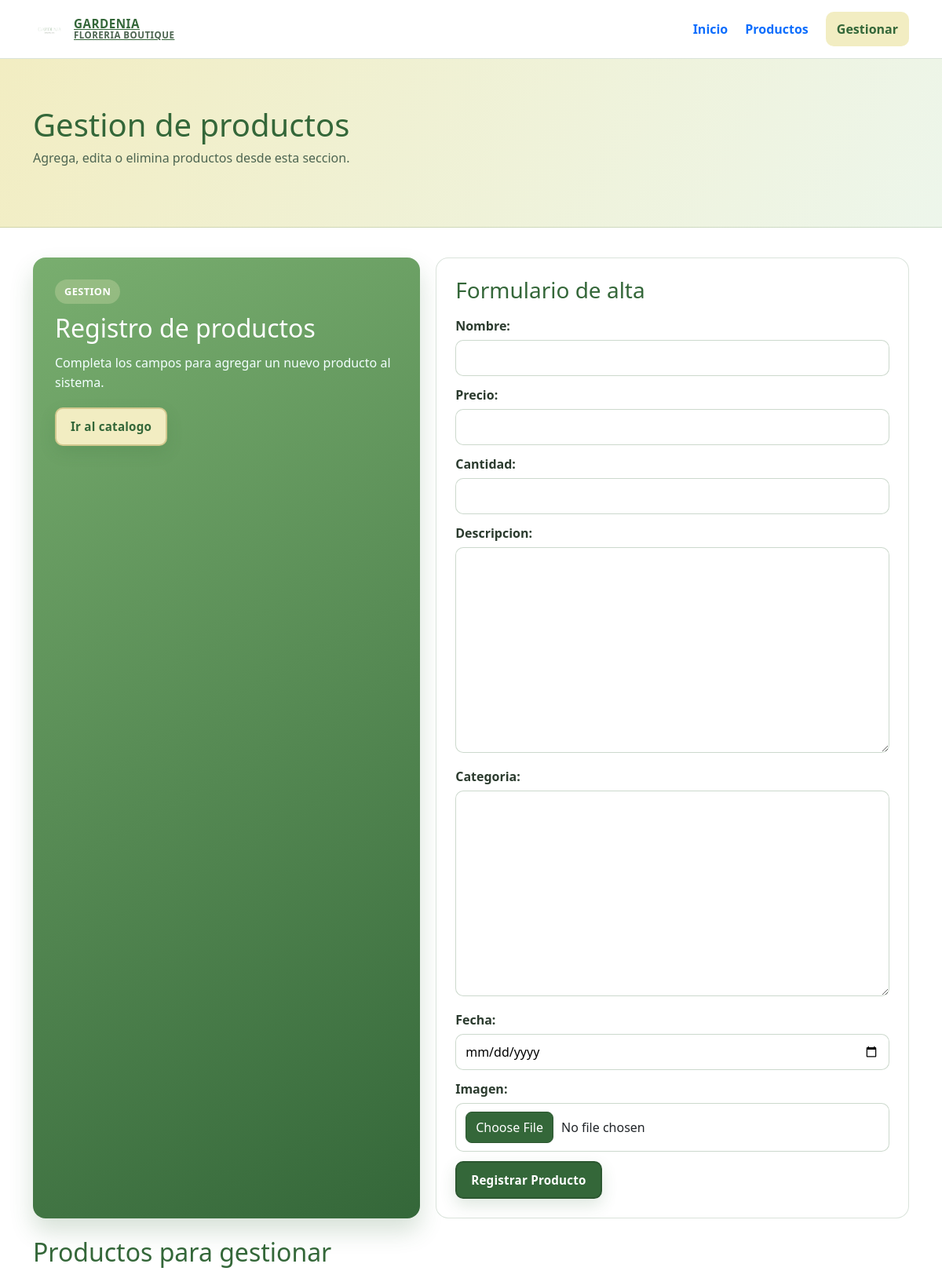
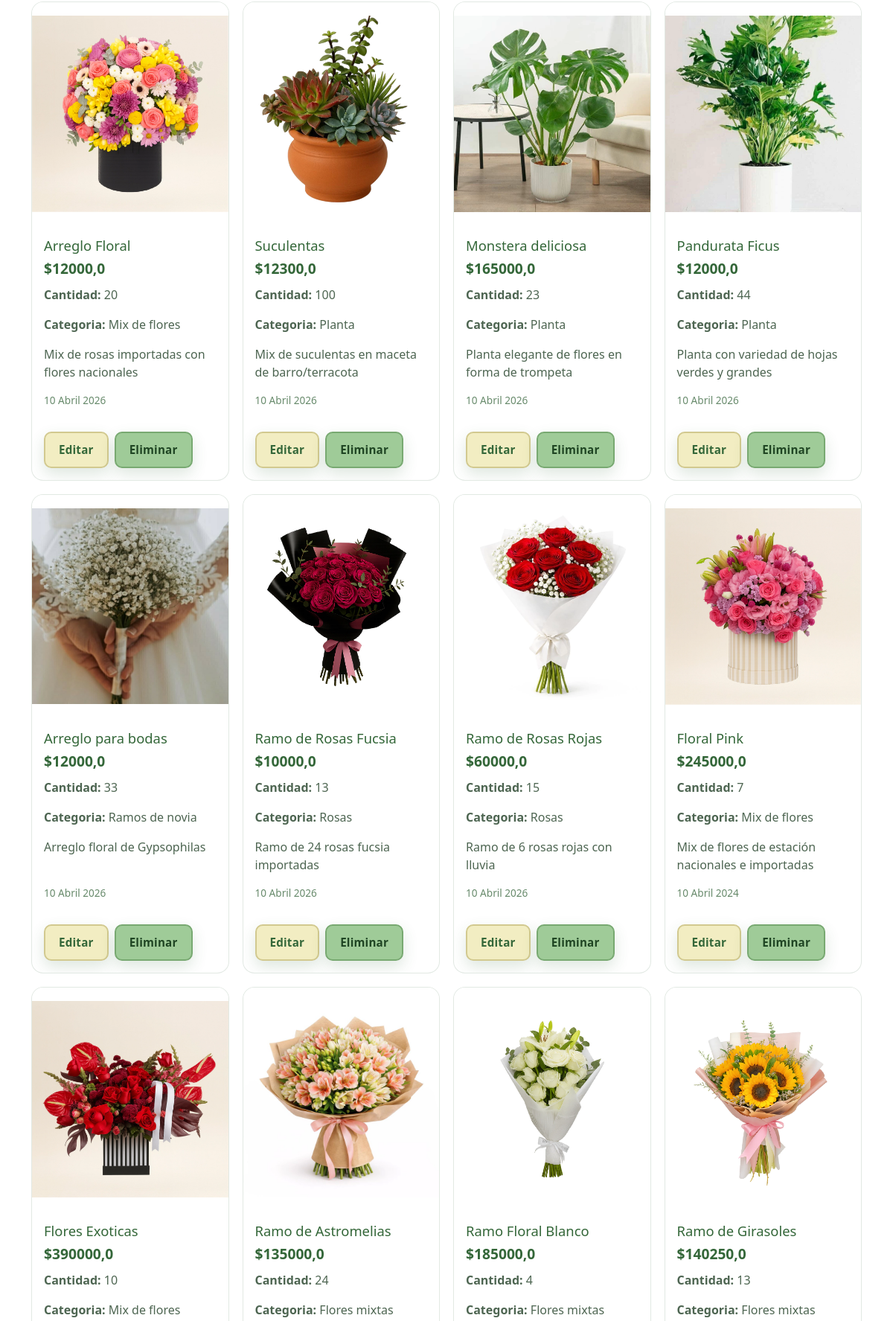
Screenshot of /NuevoProducto/ (upper part) with the database file from the repository (2 pictures, top to bottom).
### Api/models.py (models this page shows, shortened)
class Producto(models.Model):
    Codigo=models.AutoField(primary_key=True)
    Nombre=models.CharField(max_length=20)
    Precio=models.FloatField()
    Cantidad=models.IntegerField()
    Descripcion=models.TextField(max_length=50)
    Categoria= models.TextField(max_length=20)
    Fecha=models.DateField()
    Imagen= models.ImageField(upload_to='Productos',null=True)

### Api/views.py (the view, shortened to what this page needs)
# urls.py: path('NuevoProducto/', NuevoProductos, name='nuevo_producto'),
def NuevoProductos(request):
    data={
        'Formulario': FormularioProductos(),
        'ListarProductos': Producto.objects.all()
    }
    return render(request, 'Pages/NuevoProducto.html', data)

### Api/forms.py
class FormularioProductos(forms.ModelForm):
    class Meta:
        model = Producto
        fields = '__all__'
        widgets = {
            'Fecha': forms.DateInput(attrs={'type': 'date'}),
        }

### Api/Templates/Pages/NuevoProducto.html (shortened to what this page needs)
{% extends 'Base.html' %}
{% load static %}
{% block Intermedio %}
<section class="hero-secondary form-hero">
    <div class="container app-shell">
        <h1>Gestion de productos</h1>
        <p>Agrega, edita o elimina productos desde esta seccion.</p>
    </div>
</section>
{% endblock %}
{% block cuerpo %}
<div class="form-layout">
    <aside class="form-aside">
        <span class="label-soft">Gestion</span>
        <h2>Registro de productos</h2>
        <p>Completa los campos para agregar un nuevo producto al sistema.</p>
        <a href="{% url 'Productos' %}" class="btn-light">Ir al catalogo</a>
    </aside>
    <form class="panel-form" action="" method="post" enctype="multipart/form-data">
        <h3>Formulario de alta</h3>
        {{Formulario}}
        <input type="submit" value="Registrar Producto" class="btnr">
    </form>
</div>
<section class="toolbar-products mt-4">
    <h2>Productos para gestionar</h2>
</section>
<div class="contenedor-productos">
    {% for i in ListarProductos %}
    <article class="producto-card">
        {% if i.Imagen %}
        <img src="{{ i.Imagen.url }}" alt="{{ i.Nombre }}" class="producto-img">
        {% else %}
        <div class="producto-placeholder">Sin imagen disponible</div>
        {% endif %}
        <div class="producto-body">
            <h3>{{ i.Nombre }}</h3>
            <p class="producto-precio">${{ i.Precio }}</p>
            <p><strong>Cantidad:</strong> {{ i.Cantidad }}</p>
            <p><strong>Categoria:</strong> {{ i.Categoria }}</p>
            <p class="descripcion">{{ i.Descripcion }}</p>
            <p class="fecha">{{ i.Fecha }}</p>
        </div>
        <div class="producto-actions">
            <a href="{% url 'Modificar' i.Codigo %}" class="btn-light">Editar</a>
            <a href="{% url 'Eliminar' i.Codigo %}" class="btn-danger-soft">Eliminar</a>
        </div>
    </article>
    {% empty %}
    <p class="empty-message">No hay productos registrados para gestionar.</p>
    {% endfor %}
</div>
{% endblock %}

### Api/static/css/style.css (style rules this page uses)
* { margin: 0; padding: 0; box-sizing: border-box; }
:root { --verde-oscuro: #346739; --verde-medio: #79AE6F; --verde-claro: #9FCB98; --crema: #F2EDC2; --blanco: #ffffff; --texto-principal: #2b3b2e; --texto-secundario: #4d6551; }
body { font-family: "Segoe UI", Tahoma, Geneva, Verdana, sans-serif; color: var(--texto-principal); background: #f7f7f2; min-height: 100vh; display: flex; flex-direction: column; }
a { text-decoration: none; color: inherit; }
.app-shell { max-width: 1180px; }
.label-soft { display: inline-block; border-radius: 999px; padding: 6px 12px; font-size: 0.8rem; font-weight: 700; letter-spacing: 0.4px; text-transform: uppercase; background: rgba(242, 237, 194, 0.25); color: var(--blanco); }
.hero-secondary { padding: 60px 0; }
.form-hero { background: linear-gradient(120deg, #f2edc2, #edf6eb); border-bottom: 1px solid rgba(52, 103, 57, 0.18); }
.hero-secondary h1 { color: var(--verde-oscuro); margin-bottom: 6px; }
.hero-secondary p { color: var(--texto-secundario); }
.toolbar-products { display: flex; justify-content: space-between; align-items: center; margin-bottom: 20px; }
.toolbar-products h2 { color: var(--verde-oscuro); margin: 0; }
.contenedor-productos { display: grid; grid-template-columns: repeat(auto-fit, minmax(260px, 1fr)); gap: 18px; }
.producto-card { background: var(--blanco); border-radius: 16px; border: 1px solid rgba(52, 103, 57, 0.14); overflow: hidden; display: flex; flex-direction: column; }
.producto-img { width: 100%; height: 300px; object-fit: contain; object-position: center; background: #ffffff; padding: 0; }
.producto-body { padding: 16px; color: var(--texto-secundario); }
.producto-body h3 { margin-bottom: 6px; color: var(--verde-oscuro); font-size: 1.15rem; }
.producto-precio { font-size: 1.2rem; font-weight: 700; color: var(--verde-oscuro); margin-bottom: 8px; }
.descripcion { color: var(--texto-secundario); min-height: 48px; }
.fecha { font-size: 0.85rem; color: #678a6b; }
.producto-actions { display: flex; gap: 8px; padding: 0 16px 16px; }
.form-layout { display: grid; grid-template-columns: 0.9fr 1.1fr; gap: 20px; }
.form-aside { background: linear-gradient(150deg, var(--verde-medio), var(--verde-oscuro)); border-radius: 16px; padding: 28px; color: var(--blanco); box-shadow: 0 16px 30px rgba(52, 103, 57, 0.2); }
.form-aside h2 { margin: 12px 0; }
.form-aside p { color: #f3ffff; line-height: 1.6; margin-bottom: 18px; }
.panel-form { background: var(--blanco); border: 1px solid rgba(52, 103, 57, 0.18); border-radius: 16px; padding: 24px; }
.panel-form h3 { color: var(--verde-oscuro); margin-bottom: 16px; }
.panel-form label { font-weight: 600; color: var(--texto-principal); margin-bottom: 6px; display: block; }
.panel-form input:not([type="submit"]):not([type="button"]):not([type="reset"]), .panel-form select, .panel-form textarea { width: 100%; border: 1px solid rgba(52, 103, 57, 0.25); border-radius: 10px; padding: 10px 12px; margin-bottom: 12px; background: #fff; }
.panel-form textarea { min-height: 95px; resize: vertical; }
.btn-main, .btn-light, .btn-danger-soft, .btnr { display: inline-flex; align-items: center; justify-content: center; border-radius: 10px; border: none; padding: 11px 18px; font-weight: 700; font-size: 0.95rem; letter-spacing: 0.2px; border: 2px solid transparent; text-decoration: none !important; box-shadow: 0 8px 20px rgba(52, 103, 57, 0.16); transition: 0.25s ease; }
.btn-main, .btnr { background: var(--verde-oscuro); color: var(--blanco); border-color: #2c5630; }
.btn-light { background: var(--crema); color: var(--verde-oscuro); border-color: #d2c98f; }
.btn-danger-soft { background: #9FCB98; color: #1f4523; border-color: #78a971; }

### rows the page displays
Producto: Imagen (picture), Nombre "Arreglo Floral", Precio "12000,0", Cantidad "20", Categoria "Mix de flores", Descripcion "Mix de rosas importadas con flores nacionales", Fecha "10 Abril 2026"
Producto: Imagen (picture), Nombre "Suculentas", Precio "12300,0", Cantidad "100", Categoria "Planta", Descripcion "Mix de suculentas en maceta de barro/terracota", Fecha "10 Abril 2026"
Producto: Imagen (picture), Nombre "Monstera deliciosa", Precio "165000,0", Cantidad "23", Categoria "Planta", Descripcion "Planta elegante de flores en forma de trompeta", Fecha "10 Abril 2026"
Producto: Imagen (picture), Nombre "Pandurata Ficus", Precio "12000,0", Cantidad "44", Categoria "Planta", Descripcion "Planta con variedad de hojas verdes y grandes", Fecha "10 Abril 2026"
Producto: Imagen (picture), Nombre "Arreglo para bodas", Precio "12000,0", Cantidad "33", Categoria "Ramos de novia", Descripcion "Arreglo floral de Gypsophilas", Fecha "10 Abril 2026"
Producto: Imagen (picture), Nombre "Ramo de Rosas Fucsia", Precio "10000,0", Cantidad "13", Categoria "Rosas", Descripcion "Ramo de 24 rosas fucsia importadas", Fecha "10 Abril 2026"
Producto: Imagen (picture), Nombre "Ramo de Rosas Rojas", Precio "60000,0", Cantidad "15", Categoria "Rosas", Descripcion "Ramo de 6 rosas rojas con lluvia", Fecha "10 Abril 2026"
Producto: Imagen (picture), Nombre "Floral Pink", Precio "245000,0", Cantidad "7", Categoria "Mix de flores", Descripcion "Mix de flores de estación nacionales e importadas", Fecha "10 Abril 2024"
Producto: Imagen (picture), Nombre "Flores Exoticas", Precio "390000,0", Cantidad "10", Categoria "Mix de flores"
Producto: Imagen (picture), Nombre "Ramo de Astromelias", Precio "135000,0", Cantidad "24", Categoria "Flores mixtas"
Producto: Imagen (picture), Nombre "Ramo Floral Blanco", Precio "185000,0", Cantidad "4", Categoria "Flores mixtas"
Producto: Imagen (picture), Nombre "Ramo de Girasoles", Precio "140250,0", Cantidad "13", Categoria "Flores mixtas"
